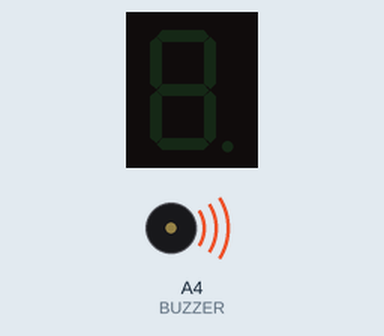
Simulated run of this sketch. Board: Arduino Uno, built with avr-gcc and run on an emulated ATmega328P. Parts: 1-digit seven-segment display, buzzer (waves = sounding). Wiring (inferred from the names in the program): 1-digit 7-segment display, segments lit when HIGH: segments A1, A0, pin 4, pin 3, pin 2, A2, A3, pin 5. The segment pins are drawn as the display they are named for.

Above: at 0.1 s.
At 3.1 s:
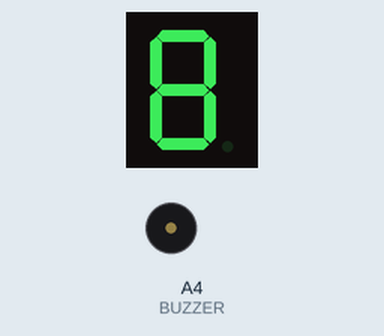
At 7.1 s:
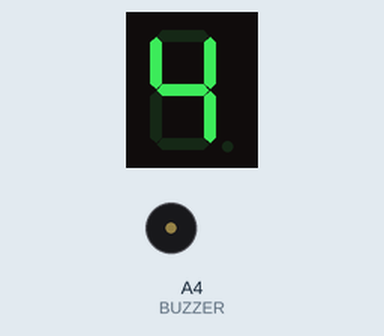
At 15.1 s:
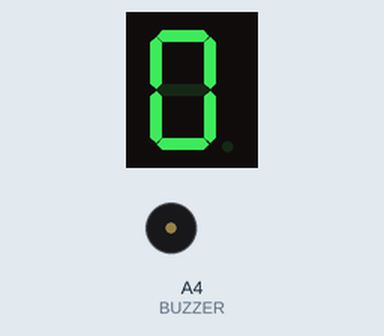
Timing chart, 0 to 34.5 s (numbered marks = the images above):
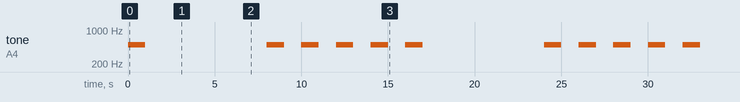

Measured:
- by itself, tone on A4 (BUZZER): repeats every 16.0 s: silent 7.0 s, 4 × (500 Hz 1.0 s, silent 1.0 s), 500 Hz 1.0 s
- what the display in image 1 shows lasts 1.0 s, from 3.0 s to 4.0 s

The sketch:

sevensegment_timer.ino
```cpp
#define BUZZER A4

#define G_PIN A3
#define F_PIN A2
#define A_PIN A1
#define B_PIN A0

#define E_PIN 2
#define D_PIN 3
#define C_PIN 4
#define DP 5

void setup() {
  pinMode(G_PIN, OUTPUT);
  pinMode(F_PIN, OUTPUT);
  pinMode(A_PIN, OUTPUT);
  pinMode(B_PIN, OUTPUT);

  pinMode(E_PIN, OUTPUT);
  pinMode(D_PIN, OUTPUT);
  pinMode(C_PIN, OUTPUT);
  pinMode(DP, OUTPUT);
}

void loop() {
  all_high();
  delay(500);
  all_low();
  delay(500);

  nine();
  delay(1000);

  eight();
  delay(1000);

  seven();
  delay(1000);

  six();
  delay(1000);

  five();
  delay(1000);

  four();
  delay(1000);

  three();
  delay(1000);

  two();
  delay(1000);

  one();
  delay(1000);

  zero();
  delay(1000);
}

void buzz(){
  tone(BUZZER, 500, 1000);
  delay(1000);
  noTone(BUZZER);
}

void all_high(){
  buzz();

  // Light all segments
  digitalWrite(G_PIN, HIGH);
  digitalWrite(F_PIN, HIGH);
  digitalWrite(A_PIN, HIGH);
  digitalWrite(B_PIN, HIGH);

  digitalWrite(E_PIN, HIGH);
  digitalWrite(D_PIN, HIGH);
  digitalWrite(C_PIN, HIGH);
  digitalWrite(DP, HIGH);
}

void all_low(){
  // Turn off all segments
  digitalWrite(G_PIN, LOW);
  digitalWrite(F_PIN, LOW);
  digitalWrite(A_PIN, LOW);
  digitalWrite(B_PIN, LOW);

  digitalWrite(E_PIN, LOW);
  digitalWrite(D_PIN, LOW);
  digitalWrite(C_PIN, LOW);
  digitalWrite(DP, LOW);
}

void nine(){
  // Turn off all segments first
  all_low();

  // Light specific segments to display '9'
  digitalWrite(G_PIN, HIGH);
  digitalWrite(F_PIN, HIGH);
  digitalWrite(A_PIN, HIGH);
  digitalWrite(B_PIN, HIGH);
  digitalWrite(D_PIN, HIGH);
  digitalWrite(C_PIN, HIGH);
}

void eight(){
    // Turn off all segments first
  all_low();

  // Light specific segments to display '8'
  digitalWrite(G_PIN, HIGH);
  digitalWrite(F_PIN, HIGH);
  digitalWrite(A_PIN, HIGH);
  digitalWrite(B_PIN, HIGH);
  digitalWrite(E_PIN, HIGH);
  digitalWrite(D_PIN, HIGH);
  digitalWrite(C_PIN, HIGH);
}

void seven(){
  // Turn off all segments first
  all_low();

  // Light specific segments to display '7'
  digitalWrite(A_PIN, HIGH);
  digitalWrite(B_PIN, HIGH);
  digitalWrite(C_PIN, HIGH);
}

void six() {
  // Turn off all segments first
  all_low();

  // Light specific segments to display '6'
  digitalWrite(G_PIN, HIGH);
  digitalWrite(A_PIN, HIGH);
  digitalWrite(F_PIN, HIGH);
  digitalWrite(E_PIN, HIGH);
  digitalWrite(D_PIN, HIGH);
  digitalWrite(C_PIN, HIGH);
}

void five() {
  // Turn off all segments first
  all_low();

  // Light specific segments to display '5'
  digitalWrite(A_PIN, HIGH);
  digitalWrite(F_PIN, HIGH);
  digitalWrite(G_PIN, HIGH);
  digitalWrite(D_PIN, HIGH);
  digitalWrite(C_PIN, HIGH);
}

void four() {
  // Turn off all segments first
  all_low();

  // Light specific segments to display '4'
  digitalWrite(B_PIN, HIGH);
  digitalWrite(C_PIN, HIGH);
  digitalWrite(F_PIN, HIGH);
  digitalWrite(G_PIN, HIGH);
}

void three() {
  // Turn off all segments first
  all_low();

  // Light specific segments to display '3'
  digitalWrite(A_PIN, HIGH);
  digitalWrite(B_PIN, HIGH);
  digitalWrite(C_PIN, HIGH);
  digitalWrite(D_PIN, HIGH);
  digitalWrite(G_PIN, HIGH);

  buzz();
}

void two() {
  // Turn off all segments first
  all_low();

  // Light specific segments to display '2'
  digitalWrite(A_PIN, HIGH);
  digitalWrite(B_PIN, HIGH);
  digitalWrite(G_PIN, HIGH);
  digitalWrite(E_PIN, HIGH);
  digitalWrite(D_PIN, HIGH);

  buzz();
}

void one() {
  // Turn off all segments first
  all_low();

  // Light specific segments to display '1'
  digitalWrite(B_PIN, HIGH);
  digitalWrite(C_PIN, HIGH);

  buzz();
}

void zero() {
  // Turn off all segments first
  all_low();

  // Light specific segments to display '0'
  digitalWrite(A_PIN, HIGH);
  digitalWrite(B_PIN, HIGH);
  digitalWrite(C_PIN, HIGH);
  digitalWrite(D_PIN, HIGH);
  digitalWrite(E_PIN, HIGH);
  digitalWrite(F_PIN, HIGH);

  buzz();
}
```
